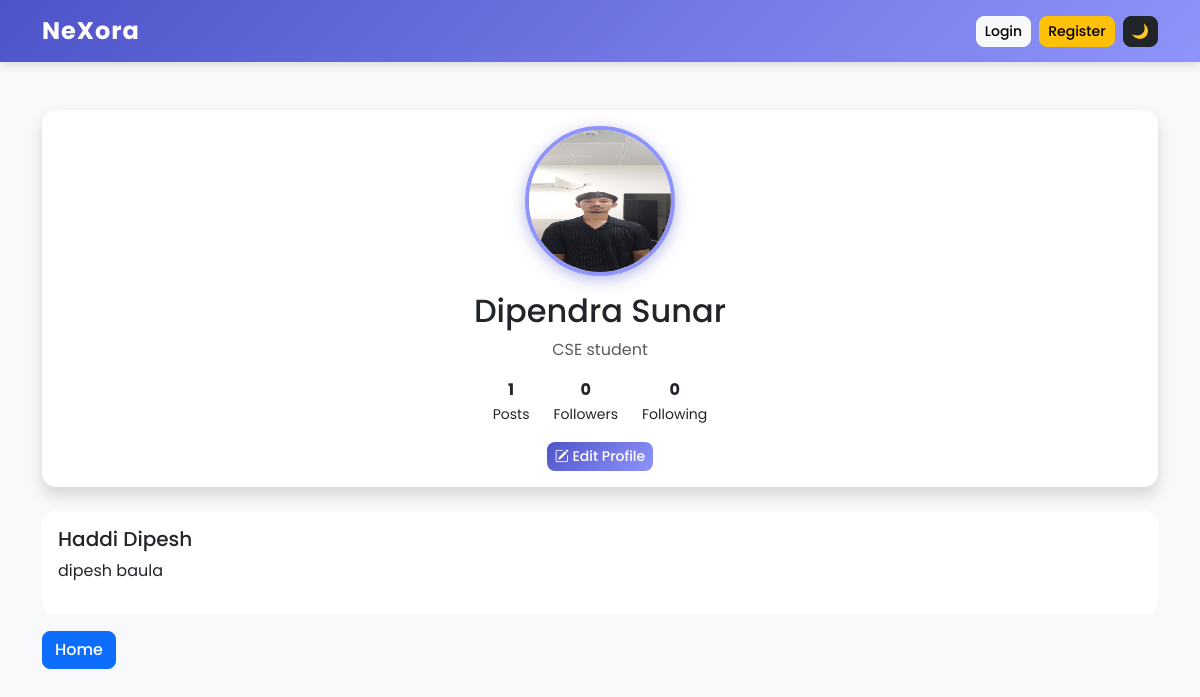
The app's page /profile (signed in) with its own data.
### app.py (models this page shows)
class User(db.Model):
    id = db.Column(db.Integer, primary_key=True)
    username = db.Column(db.String(100))
    email = db.Column(db.String(100))
    password = db.Column(db.String(100))
    bio = db.Column(db.Text)
    profile_pic = db.Column(db.String(200))

class Post(db.Model):
    id = db.Column(db.Integer, primary_key=True)
    title = db.Column(db.String(200))
    content = db.Column(db.Text)
    username = db.Column(db.String(100))
    likes = db.Column(db.Integer, default=0)
    image = db.Column(db.String(200))
    created_at = db.Column(db.DateTime, default=datetime.utcnow)

### app.py (the view)
@app.route('/profile')
def profile():
    if 'username' not in session:
        return redirect('/login')
    user = User.query.filter_by(username=session['username']).first()
    posts = Post.query.filter_by(username=session['username']).order_by(Post.id.desc()).all()
    followers_count = Follow.query.filter_by(following=user.username).count()
    following_count = Follow.query.filter_by(follower=user.username).count()
    return render_template(
        'profile.html',
        user=user,
        posts=posts,
        total_posts=len(posts),
        followers_count=followers_count,
        following_count=following_count
    )

### app.py (called while the page is built)
@app.context_processor
def inject_globals():
    theme = session.get('theme', 'light')
    unread_count = 0
    if 'username' in session:
        unread_count = Notification.query.filter_by(
            username=session['username'],
            is_read=False
        ).count()
    return {'theme': theme, 'unread_count': unread_count}

### templates/profile.html (shortened to what this page needs)
<!DOCTYPE html>
<html>
<head>
    <link href="https://cdn.jsdelivr.net/npm/bootstrap@5.3.3/dist/css/bootstrap.min.css" rel="stylesheet">
    <link rel="stylesheet" href="https://cdn.jsdelivr.net/npm/bootstrap-icons@1.11.3/font/bootstrap-icons.min.css">
    <link rel="stylesheet" href="{{ url_for('static', filename='style.css') }}">
</head>
<body class="{{ 'bg-dark text-white' if theme == 'dark' else 'bg-light' }}">
{% include 'navbar.html' %}
<div class="container mt-5">
<div class="card shadow {{ 'bg-secondary text-white' if theme == 'dark' else '' }}">
<div class="card-body text-center">
{% if user.profile_pic %}
<img src="{{ url_for('static', filename='uploads/' + user.profile_pic) }}" width="150" height="150" class="rounded-circle mb-3 profile-pic">
{% endif %}
<h2>{{ user.username }}</h2>
<p class="{{ 'text-light' if theme == 'dark' else 'text-muted' }}">
{{ user.bio }}
</p>
<div class="d-flex justify-content-center gap-4 mb-3">
    <div><b>{{ total_posts }}</b><br><small>Posts</small></div>
    <div><b>{{ followers_count }}</b><br><small>Followers</small></div>
    <div><b>{{ following_count }}</b><br><small>Following</small></div>
</div>
<a href="/edit_profile" class="btn btn-follow btn-sm">
    <i class="bi bi-pencil-square"></i> Edit Profile
</a>
</div>
</div>
<br>
{% for post in posts %}
<div class="card mb-3 {{ 'bg-secondary text-white' if theme == 'dark' else '' }}">
<div class="card-body">
<h5>{{ post.title }}</h5>
<p>{{ post.content }}</p>
</div>
</div>
{% endfor %}
<a href="/" class="btn btn-primary">Home</a>
</div>
</body>
</html>

### templates/navbar.html
<nav class="navbar navbar-expand-lg navbar-dark navbar-nexora">
  <div class="container">
    <a class="navbar-brand" href="/">NeXora</a>
    <div class="d-flex align-items-center flex-wrap gap-2">
      {% if username %}
        <a href="/create_post" class="btn btn-light btn-sm">
          <i class="bi bi-plus-circle"></i> Create Post
        </a>
        <a href="/bookmarks" class="btn btn-light btn-sm">
          <i class="bi bi-bookmark-fill"></i> Saved
        </a>
        <a href="/notifications" class="btn btn-light btn-sm position-relative">
          <i class="bi bi-bell-fill"></i>
          {% if unread_count and unread_count > 0 %}
          <span class="badge bg-danger position-absolute top-0 start-100 translate-middle">
            {{ unread_count }}
          </span>
          {% endif %}
        </a>
        <a href="/profile" class="btn btn-success btn-sm">
          <i class="bi bi-person-circle"></i> {{ username }}
        </a>
        <a href="/toggle_theme" class="btn btn-dark btn-sm">
          {% if theme == 'dark' %}☀️{% else %}🌙{% endif %}
        </a>
        <a href="/logout" class="btn btn-danger btn-sm">Logout</a>
      {% else %}
        <a href="/login" class="btn btn-light btn-sm">Login</a>
        <a href="/register" class="btn btn-warning btn-sm">Register</a>
        <a href="/toggle_theme" class="btn btn-dark btn-sm">
          {% if theme == 'dark' %}☀️{% else %}🌙{% endif %}
        </a>
      {% endif %}
    </div>
  </div>
</nav>

### static/style.css (style rules this page uses)
body { font-family: 'Poppins', sans-serif; transition: background-color 0.3s ease, color 0.3s ease; }
.navbar-nexora { background: linear-gradient(135deg, #4e54c8, #8f94fb); box-shadow: 0 2px 10px rgba(0,0,0,0.15); }
.navbar-nexora .navbar-brand { font-weight: 700; font-size: 1.5rem; letter-spacing: 1px; }
.card { border: none; border-radius: 14px; transition: transform 0.2s ease, box-shadow 0.2s ease; }
.btn { border-radius: 8px; font-weight: 500; transition: transform 0.15s ease; }
.profile-pic { border: 4px solid #8f94fb; box-shadow: 0 4px 15px rgba(79, 84, 200, 0.4); }
.btn-follow { background: linear-gradient(135deg, #4e54c8, #8f94fb); color: white; border: none; }

### records on screen
User: profile_pic (picture), username "Dipendra Sunar", bio "CSE student"
Post: title "Haddi Dipesh", content "dipesh baula"

### other values on screen
{{ total_posts }} "1"
{{ followers_count }} "0"
{{ following_count }} "0"
